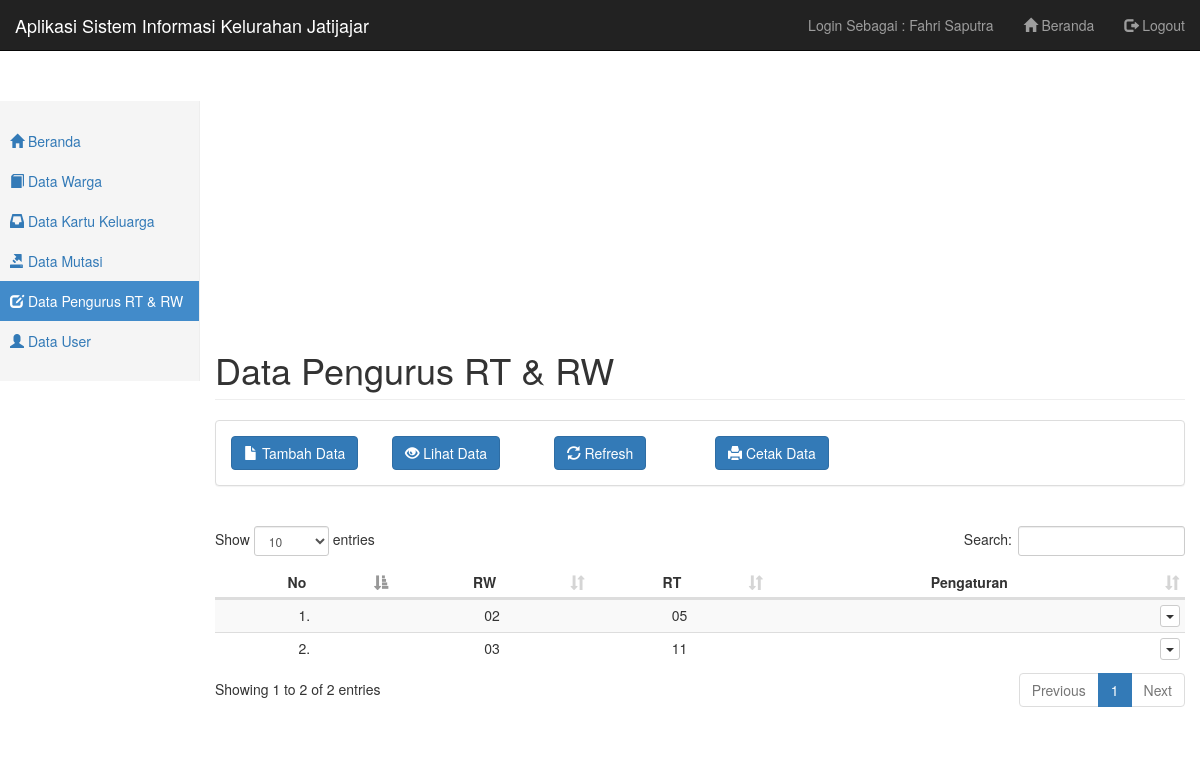
The page /pages/pengurus/index.php (signed in) on the database its author committed.
### tables this page shows
CREATE TABLE IF NOT EXISTS `pengurus` (
`id_pengurus` int(11) NOT NULL,
  `rw` varchar(50) NOT NULL,
  `rt` varchar(50) NOT NULL,
  `nama_ketua_rw` varchar(100) NOT NULL,
  `alamat_ketua_rw` text NOT NULL,
  `nama_wakil_rw` varchar(100) NOT NULL,
  `alamat_wakil_rw` text NOT NULL,
  `nama_sekretaris_rw` varchar(100) NOT NULL,
  `alamat_sekretaris_rw` text NOT NULL,
  `nama_wakil_sekretaris_rw` varchar(100) NOT NULL,
  `alamat_wakil_sekretaris_rw` text NOT NULL,
  `nama_bendahara_rw` varchar(100) NOT NULL,
  `alamat_bendahara_rw` text NOT NULL,
  `nama_ketua_rt` varchar(100) NOT NULL,
  `alamat_ketua_rt` text NOT NULL,
  `nama_wakil_rt` varchar(100) NOT NULL,
  `alamat_wakil_rt` text NOT NULL,
  `nama_sekretaris_rt` varchar(100) NOT NULL,
  `alamat_sekretaris_rt` text NOT NULL,
  `nama_wakil_sekretaris_rt` varchar(100) NOT NULL,
  `alamat_wakil_sekretaris_rt` text NOT NULL,
  `nama_bendahara_rt` varchar(100) NOT NULL,
  `alamat_bendahara_rt` text NOT NULL,
  `id_user` int(11) NOT NULL
);

### pages/pengurus/data-index.php (called while the page is built)
<?php
include('../../config/koneksi.php');
$query = "SELECT * FROM pengurus";
$hasil = mysqli_query($db, $query);
$data_pengurus = array();
while ($row = mysqli_fetch_assoc($hasil)) {
  $data_pengurus[] = $row;
}

### pages/pengurus/index.php (the view, shortened to what this page needs)
<?php include('../_partials/top.php') ?>
<h1 class="page-header">Data Pengurus RT & RW</h1>
<?php include('_partials/menu.php') ?>
<?php include('data-index.php') ?>
<?php include('../dasbor/data-index.php') ?>
<table class="table table-striped table-condensed table-hover" id="datatable">
  <thead>
    <tr>
      <th><center>No</center></th>
      <th><center>RW</center></th>
      <th><center>RT</center></th>
      <th><center>Pengaturan</center></th>
    </tr>
  </thead>
  <tbody>
    <?php $nomor = 1; ?>
    <?php foreach ($data_pengurus as $pengurus) : ?>
    <tr>
      <td><center><?php echo $nomor++ ?>.</center></td>
      <td><center><?php echo $pengurus['rw'] ?></center></td>
      <td><center><?php echo $pengurus['rt'] ?></center></td>
      <td>
        <div class="btn-group pull-right">
          <button type="button" class="btn btn-default btn-xs dropdown-toggle" data-toggle="dropdown" aria-expanded="true">
          <span class="caret"></span>
          </button>
        </div>
      </td>
    </tr>
    <?php endforeach ?>
  </tbody>
</table>
<?php include('../_partials/bottom.php') ?>

### assets/css/dashboard.css (style rules this page uses)
body { padding-top: 50px; }
.main .page-header { margin-top: 0; }

### rows shown on the page
pengurus: rw "02", rt "05"
pengurus: rw "03", rt "11"

### other values the page prints
$_SESSION['warga']['nama_warga'] "Fahri Saputra"
